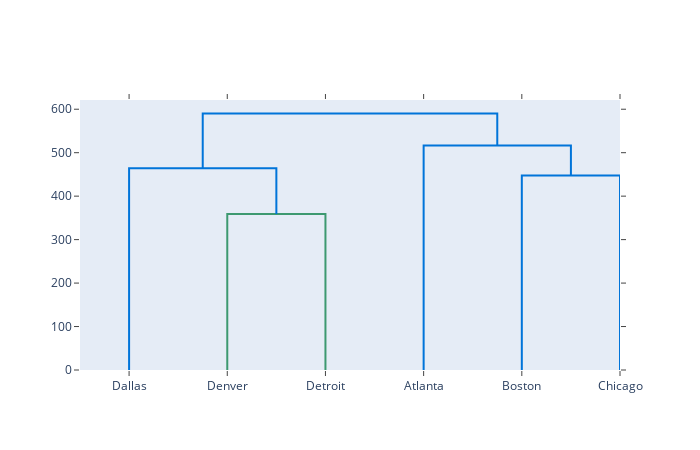

This figure's notebook cell:
### Markdown cell above
Use the function `show` to display the plot. Does it match the worked example?

### Code cell
fig_crime.show()

### Figure 1 — Plotly figure (JSON) as saved in the notebook; plotly's stock layout.template omitted (floating-point values rounded to 4 significant figures)
{"data": [{"hoverinfo": "text", "marker": {"color": "rgb(61,153,112)"}, "mode": "lines", "type": "scatter", "x": [15, 15, 25, 25], "xaxis": "x", "y": [0, 358.7, 358.7, 0], "yaxis": "y"}, {"hoverinfo": "text", "marker": {"color": "rgb(0,116,217)"}, "mode": "lines", "type": "scatter", "x": [5, 5, 20, 20], "xaxis": "x", "y": [0, 464.5, 464.5, 358.7], "yaxis": "y"}, {"hoverinfo": "text", "marker": {"color": "rgb(0,116,217)"}, "mode": "lines", "type": "scatter", "x": [45, 45, 55, 55], "xaxis": "x", "y": [0, 447.4, 447.4, 0], "yaxis": "y"}, {"hoverinfo": "text", "marker": {"color": "rgb(0,116,217)"}, "mode": "lines", "type": "scatter", "x": [35, 35, 50, 50], "xaxis": "x", "y": [0, 516.4, 516.4, 447.4], "yaxis": "y"}, {"hoverinfo": "text", "marker": {"color": "rgb(0,116,217)"}, "mode": "lines", "type": "scatter", "x": [12.5, 12.5, 42.5, 42.5], "xaxis": "x", "y": [464.5, 590.2, 590.2, 516.4], "yaxis": "y"}], "layout": {"autosize": false, "height": 450, "hovermode": "closest", "showlegend": false, "width": 700, "xaxis": {"autorange": true, "mirror": "allticks", "range": [0, 55], "rangemode": "tozero", "showgrid": false, "showline": true, "showticklabels": true, "tickmode": "array", "ticks": "outside", "ticktext": ["Dallas", "Denver", "Detroit", "Atlanta", "Boston", "Chicago"], "tickvals": [5, 15, 25, 35, 45, 55], "type": "linear", "zeroline": false}, "yaxis": {"autorange": true, "mirror": "allticks", "range": [0, 621.2], "rangemode": "tozero", "showgrid": false, "showline": true, "showticklabels": true, "ticks": "outside", "type": "linear", "zeroline": false}}}
